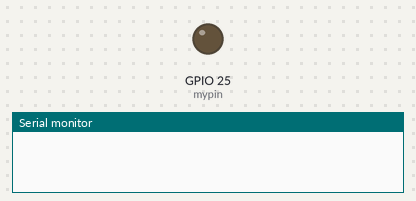
Recording of a sketch running on a simulated ESP32. On the bench: output pins drawn as LEDs (lit = HIGH), the last lines printed to the serial monitor. No radio packets arrive unless stated. At 1.2 s the program puts the board to deep sleep or switches it off; the recording ends there.

Above: at 0.0 s.
At 1.05 s:
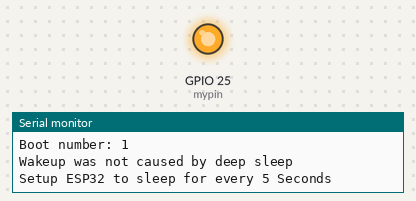
Timing chart, 0 to 1.2 s (numbered marks = the images above):
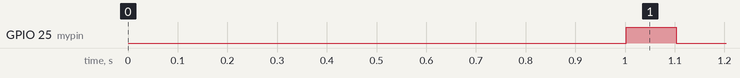

Measured:
- by itself, GPIO 25 (mypin): LOW → HIGH at 1.0 s, → LOW 0.10 s later

The sketch:

heltec_lora_deep_sleep.ino
```cpp
#include <SPI.h>
#include <RH_RF95.h>

#define uS_TO_S_FACTOR 1000000  //Conversion factor for micro seconds to seconds
#define TIME_TO_SLEEP  5        //Time ESP32 will go to sleep (in seconds)

RTC_DATA_ATTR int bootCount = 0;

#define RFM95_CS 18
#define RFM95_RST 14
#define RFM95_INT 26


// Change to 434.0 or other frequency, must match RX's freq!
#define RF95_FREQ 915.0

// Singleton instance of the radio driver
RH_RF95 rf95(RFM95_CS, RFM95_INT);

int mypin = 25;

void setup(){
  pinMode(mypin, OUTPUT);
  Serial.begin(115200);
  delay(1000); //Take some time to open up the Serial Monitor

  //Increment boot number and print it every reboot
  ++bootCount;
  Serial.println("Boot number: " + String(bootCount));

  //Print the wakeup reason for ESP32
  print_wakeup_reason();

  //Set timer to 5 seconds
  esp_sleep_enable_timer_wakeup(TIME_TO_SLEEP * uS_TO_S_FACTOR);
  Serial.println("Setup ESP32 to sleep for every " + String(TIME_TO_SLEEP) +
  " Seconds");

digitalWrite(mypin, HIGH);   // turn the LED on (HIGH is the voltage level)
  delay(100);                       // wait for a second
  digitalWrite(mypin, LOW);    // turn the LED off by making the voltage LOW
  delay(100);


  while (!rf95.init()) {
    Serial.println("LoRa radio init failed");
    Serial.println("Uncomment '#define SERIAL_DEBUG' in RH_RF95.cpp for detailed debug info");
    while (1);
  }
  Serial.println("LoRa radio init OK!");

  // Defaults after init are 434.0MHz, modulation GFSK_Rb250Fd250, +13dbM
  if (!rf95.setFrequency(RF95_FREQ)) {
    Serial.println("setFrequency failed");
    while (1);
  }
  Serial.print("Set Freq to: "); Serial.println(RF95_FREQ);

  rf95.setTxPower(23, false);
  rf95.sleep();


  //Go to sleep now
  esp_deep_sleep_start();
}

void loop(){}

//Function that prints the reason by which ESP32 has been awaken from sleep
void print_wakeup_reason(){
  esp_sleep_wakeup_cause_t wakeup_reason;
  wakeup_reason = esp_sleep_get_wakeup_cause();
  switch(wakeup_reason)
  {
    case 1  : Serial.println("Wakeup caused by external signal using RTC_IO"); break;
    case 2  : Serial.println("Wakeup caused by external signal using RTC_CNTL"); break;
    case 3  : Serial.println("Wakeup caused by timer"); break;
    case 4  : Serial.println("Wakeup caused by touchpad"); break;
    case 5  : Serial.println("Wakeup caused by ULP program"); break;
    default : Serial.println("Wakeup was not caused by deep sleep"); break;
  }
}
```
